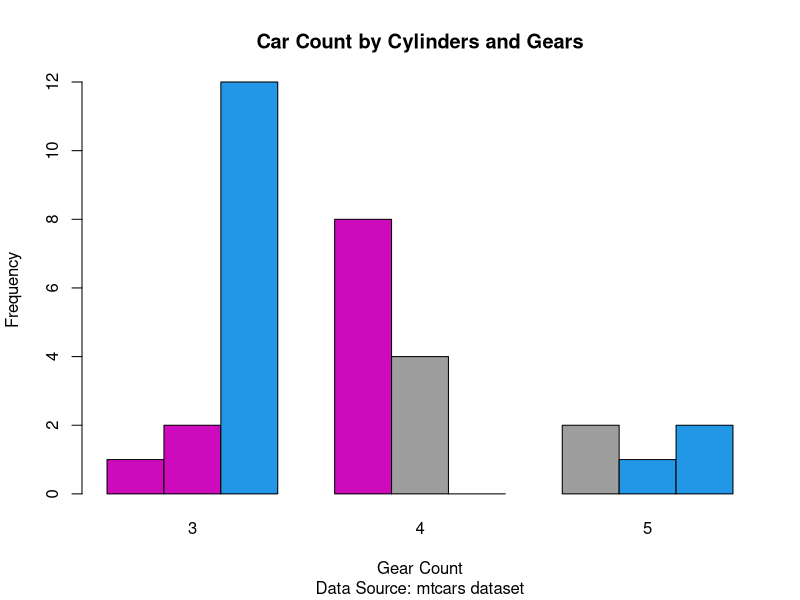

Generate this figure with R:
# ─────────────────────────────────────────────────────────────
# 📊 Base R Grouped Bar Plot Diagnostic Script
# Author: NAIMUDDIN
# Purpose: Visualize counts of cylinders vs gears using grouped bars
# ─────────────────────────────────────────────────────────────

# Step 1: Create contingency table (cylinders × gears)
cyl_gear_table <- table(mtcars$cyl, mtcars$gear)

# Step 2: Generate grouped bar plot
barplot(cyl_gear_table,                     # Matrix of counts
  beside      = TRUE,                            # Grouped bars (side-by-side)
  main        = "Car Count by Cylinders and Gears", # Plot title
  sub         = "Data Source: mtcars dataset",      # Subtitle
  xlab        = "Gear Count",                       # X-axis label
  ylab        = "Frequency",                        # Y-axis label
  col         = mtcars$cyl,                # Colors for cylinder groups
  border      = "black",                            # Border color
)
